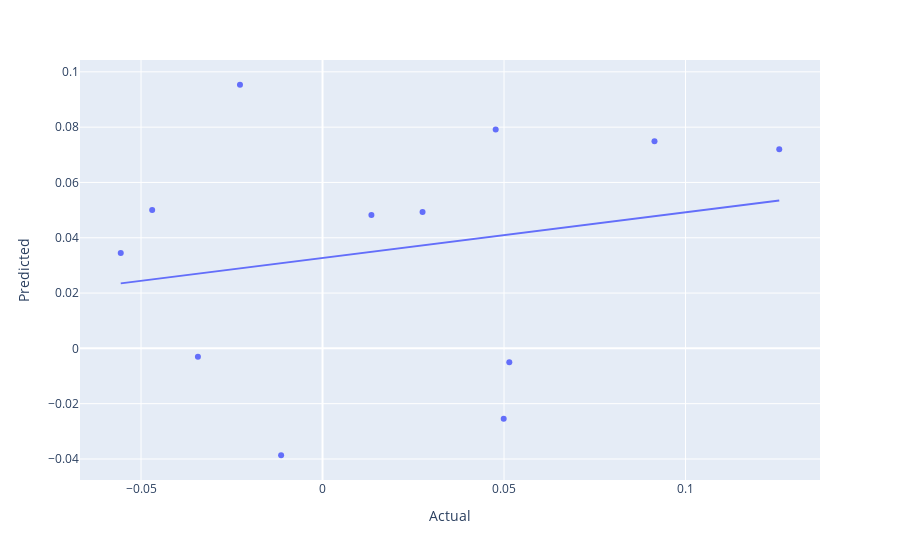

Notebook source saved alongside this figure:
### Code cell
import plotly.express as px

dat = pd.DataFrame({'Actual':y_test,'Predicted':return_pred_ff3})
px.scatter(dat,x='Actual',y='Predicted',trendline = 'ols').show()

### Figure 1 — Plotly figure (JSON) as saved in the notebook; plotly's stock layout.template omitted (floating-point values rounded to 4 significant figures)
{"data": [{"hovertemplate": "Actual=%{x}<br>Predicted=%{y}<extra></extra>", "legendgroup": "", "marker": {"color": "#636efa", "symbol": "circle"}, "mode": "markers", "name": "", "orientation": "v", "showlegend": false, "type": "scatter", "x": [-0.04693, -0.02274, -0.05559, -0.01141, 0.1258, 0.09145, 0.04991, 0.02755, 0.01347, -0.03433, 0.04771, 0.05146], "xaxis": "x", "y": [0.05004, 0.09533, 0.03446, -0.03865, 0.07203, 0.07494, -0.02547, 0.04927, 0.04823, -0.002989, 0.07913, -0.005056], "yaxis": "y"}, {"hovertemplate": "<b>OLS trendline</b><br>Predicted = 0.165172 * Actual + 0.0326857<br>R<sup>2</sup>=0.044894<br><br>Actual=%{x}<br>Predicted=%{y} <b>(trend)</b><extra></extra>", "legendgroup": "", "marker": {"color": "#636efa", "symbol": "circle"}, "mode": "lines", "name": "", "showlegend": false, "type": "scatter", "x": [-0.05559, -0.04693, -0.03433, -0.02274, -0.01141, 0.01347, 0.02755, 0.04771, 0.04991, 0.05146, 0.09145, 0.1258], "xaxis": "x", "y": [0.0235, 0.02493, 0.02702, 0.02893, 0.0308, 0.03491, 0.03724, 0.04057, 0.04093, 0.04118, 0.04779, 0.05347], "yaxis": "y"}], "layout": {"legend": {"tracegroupgap": 0}, "margin": {"t": 60}, "xaxis": {"anchor": "y", "domain": [0, 1], "title": {"text": "Actual"}}, "yaxis": {"anchor": "x", "domain": [0, 1], "title": {"text": "Predicted"}}}}
